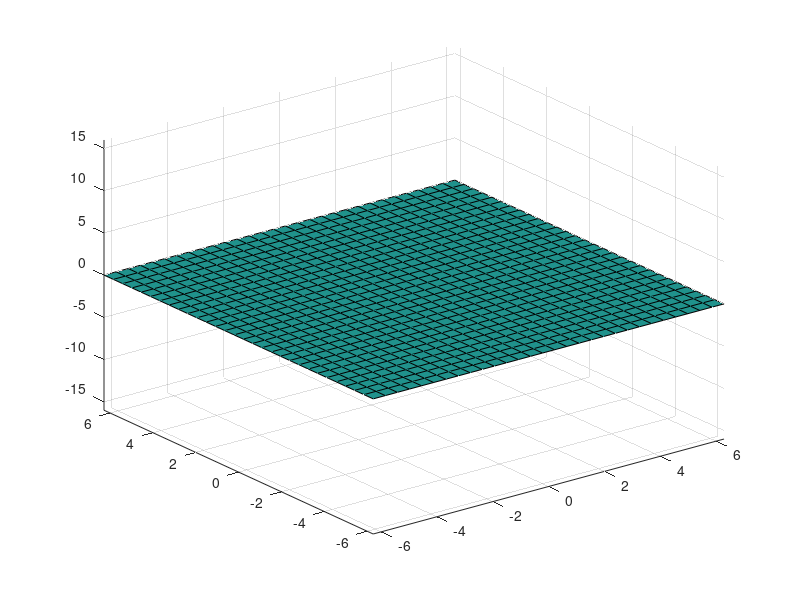

This figure's MATLAB source: (Note: this script raises an error after producing the figure.)
%f = @(x, y, p) p .* sin(x) + (1-p) .* sin(y);
f = @(x, y, p) -p.*x.*y./5 + sin(p.*x.*y./2) + (2*p)^2 .* exp(-p.*(x.^2 + y.^2));
p1 = 0;
p2 = 2;
n = 30;
np = 50;
[x, y] = meshgrid(linspace(-2 * pi, 2 * pi, n), linspace(-2 * pi, 2 * pi, n));
%% 11

mov(1:np+1) = struct('cdata', [],'colormap', []);
k = 0;
%fig = figure();
%fig.WindowState = 'maximized';
for p = linspace(p1, p2, np)
    z = f(x, y, p);
    surf(x, y, z);
    hold on;
    axis([-2*pi 2*pi -2*pi 2*pi -16 16]);
    map = and(islocalmax(z, 1, 'FlatSelection','all'), islocalmax(z, 2, 'FlatSelection','all'));
    plot3(x(map), y(map), z(map), 'ro', 'MarkerSize', 5, 'MarkerFaceColor', 'r'); %plot local max
    map = and(islocalmin(z, 1, 'FlatSelection','all'), islocalmin(z, 2, 'FlatSelection','all'));
    plot3(x(map), y(map), z(map), 'bo', 'MarkerSize', 5, 'MarkerFaceColor', 'b'); %plot local min
    hold off;
    mov(k+1) = getframe();
    k = k + 1;
end
%%
fig = figure();
clf(fig);
%fig.WindowState = 'maximized';
axis off;
movie(mov, 1, 60);
%%
p = 1;
z = f(x, y, p);
level = 1;
contour(x, y, z, [level, level]);
%% 12
save('animation2_12.mat', 'mov');
v = VideoWriter('animation2_12.avi');
open(v);
k = 0;
fig = figure();
fig.WindowState = 'maximized';
for p = linspace(p1, p2, np)
    z = f(x, y, p);
    surf(x, y, z);
    hold on;
    axis([-2*pi 2*pi -2*pi 2*pi -16 16]);
    map = and(islocalmax(z, 1, 'FlatSelection','all'), islocalmax(z, 2, 'FlatSelection','all'));
    plot3(x(map), y(map), z(map), 'ro', 'MarkerSize', 8, 'MarkerFaceColor', 'r'); %plot local max
    map = and(islocalmin(z, 1, 'FlatSelection','all'), islocalmin(z, 2, 'FlatSelection','all'));
    plot3(x(map), y(map), z(map), 'bo', 'MarkerSize', 8, 'MarkerFaceColor', 'b'); %plot local min
    hold off;
    frame = getframe(fig);
    writeVideo(v, frame);
    k = k + 1;
end
%writeVideo(v, mov);
close(v);
close(fig);
clearvars mov;
load('animation2_12.mat', 'mov');
movie(mov, 1, 60);
